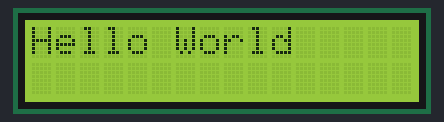
A sketch run on a simulated Arduino Uno, built with avr-gcc and run on an emulated ATmega328P. Shown: 16×2 character LCD.

Above: at 0.16 s.
At 0.77 s:
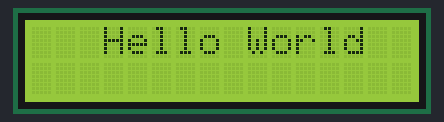
At 1.38 s:
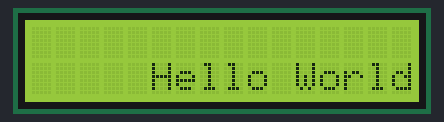
At 2.0 s:
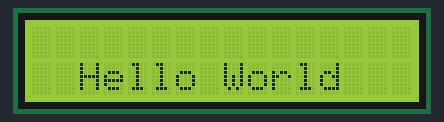
At 2.61 s:
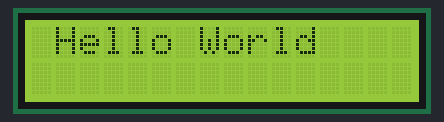

The sketch:

sketch_aug19b.ino
```cpp
#include <LiquidCrystal.h>
int LCD1 = 11;
int LCD2 = 10;
int LCD3 = 7;
int LCD4 = 6;
int LCD5 = 5;
int LCD6 = 4;
int pos = 0;
int vos = 0;
LiquidCrystal lcd(LCD1,LCD2,LCD3,LCD4,LCD5,LCD6);
void setup() {
  // put your setup code here, to run once:
lcd.begin(16,2);
}

void loop() {
  // put your main code here, to run repeatedly:
for(pos=0;pos<6;pos++){
lcd.setCursor(pos,vos);
lcd.print("Hello World");
delay(200);
lcd.clear();
}
if(pos=5){
  vos++;
}
for(pos=5;pos>0;pos--){
lcd.setCursor(pos,vos);
lcd.print("Hello World");
delay(200);
lcd.clear();
}
if(vos=2){
  vos=vos-2;
}
}
```

Measured:
- by itself, everything shown: repeats every 2.2 s, in 11 steps
